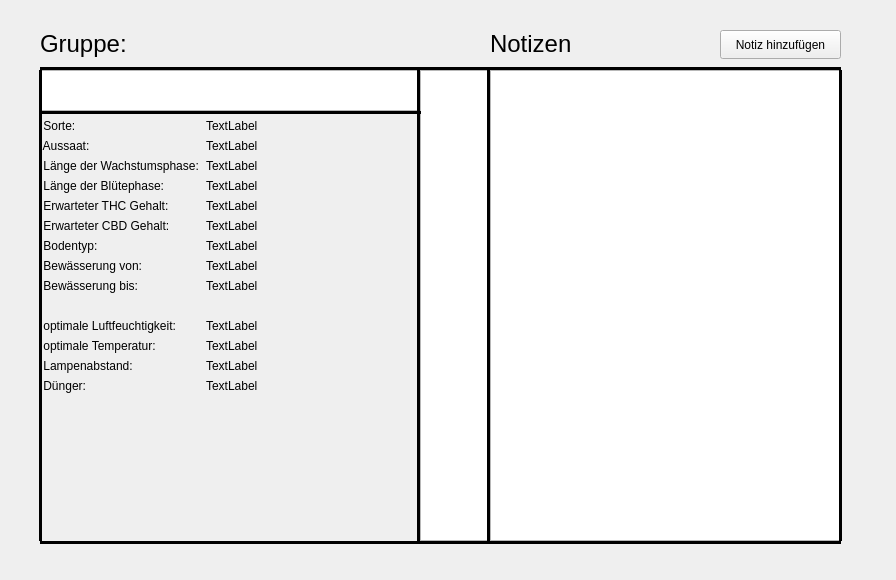
<?xml version="1.0" encoding="UTF-8"?>
<ui version="4.0">
 <class>GroupDialog</class>
 <widget class="QDialog" name="GroupDialog">
  <property name="geometry">
   <rect>
    <x>0</x>
    <y>0</y>
    <width>896</width>
    <height>580</height>
   </rect>
  </property>
  <property name="sizePolicy">
   <sizepolicy hsizetype="Expanding" vsizetype="Expanding">
    <horstretch>10</horstretch>
    <verstretch>20</verstretch>
   </sizepolicy>
  </property>
  <property name="windowTitle">
   <string>Dialog</string>
  </property>
  <widget class="QWidget" name="verticalLayoutWidget">
   <property name="geometry">
    <rect>
     <x>40</x>
     <y>119</y>
     <width>381</width>
     <height>427</height>
    </rect>
   </property>
   <layout class="QGridLayout" name="gridLayout" columnstretch="0,0">
    <property name="sizeConstraint">
     <enum>QLayout::SetFixedSize</enum>
    </property>
    <property name="horizontalSpacing">
     <number>7</number>
    </property>
    <item row="5" column="0">
     <widget class="QLabel" name="label_5">
      <property name="text">
       <string> Länge der Blütephase:</string>
      </property>
     </widget>
    </item>
    <item row="7" column="1">
     <widget class="QLabel" name="cbdLabel">
      <property name="text">
       <string>TextLabel</string>
      </property>
     </widget>
    </item>
    <item row="2" column="1">
     <widget class="QLabel" name="ageLabel">
      <property name="text">
       <string>TextLabel</string>
      </property>
     </widget>
    </item>
    <item row="13" column="0">
     <widget class="QLabel" name="label_9">
      <property name="text">
       <string> optimale Temperatur:</string>
      </property>
     </widget>
    </item>
    <item row="16" column="0">
     <spacer name="horizontalSpacer_2">
      <property name="orientation">
       <enum>Qt::Horizontal</enum>
      </property>
      <property name="sizeType">
       <enum>QSizePolicy::Fixed</enum>
      </property>
      <property name="sizeHint" stdset="0">
       <size>
        <width>20</width>
        <height>20</height>
       </size>
      </property>
     </spacer>
    </item>
    <item row="8" column="1">
     <widget class="QLabel" name="soilLabel">
      <property name="text">
       <string>TextLabel</string>
      </property>
     </widget>
    </item>
    <item row="12" column="0">
     <widget class="QLabel" name="label">
      <property name="text">
       <string> optimale Luftfeuchtigkeit:</string>
      </property>
     </widget>
    </item>
    <item row="8" column="0">
     <widget class="QLabel" name="label_8">
      <property name="text">
       <string> Bodentyp:</string>
      </property>
     </widget>
    </item>
    <item row="14" column="0">
     <widget class="QLabel" name="label_10">
      <property name="text">
       <string> Lampenabstand:</string>
      </property>
     </widget>
    </item>
    <item row="9" column="1">
     <widget class="QLabel" name="lowerThresholdLabel">
      <property name="text">
       <string>TextLabel</string>
      </property>
     </widget>
    </item>
    <item row="4" column="0">
     <widget class="QLabel" name="label_4">
      <property name="text">
       <string> Länge der Wachstumsphase:</string>
      </property>
     </widget>
    </item>
    <item row="10" column="1">
     <widget class="QLabel" name="upperThresholdLabel">
      <property name="text">
       <string>TextLabel</string>
      </property>
     </widget>
    </item>
    <item row="15" column="0">
     <widget class="QLabel" name="label_11">
      <property name="text">
       <string> Dünger:</string>
      </property>
     </widget>
    </item>
    <item row="10" column="0">
     <widget class="QLabel" name="label_13">
      <property name="text">
       <string> Bewässerung bis:</string>
      </property>
     </widget>
    </item>
    <item row="5" column="1">
     <widget class="QLabel" name="floweringLabel">
      <property name="text">
       <string>TextLabel</string>
      </property>
     </widget>
    </item>
    <item row="4" column="1">
     <widget class="QLabel" name="growLabel">
      <property name="text">
       <string>TextLabel</string>
      </property>
     </widget>
    </item>
    <item row="7" column="0">
     <widget class="QLabel" name="label_7">
      <property name="text">
       <string> Erwarteter CBD Gehalt:</string>
      </property>
     </widget>
    </item>
    <item row="2" column="0">
     <widget class="QLabel" name="label_3">
      <property name="text">
       <string> Aussaat:</string>
      </property>
     </widget>
    </item>
    <item row="11" column="0" colspan="2">
     <spacer name="horizontalSpacer">
      <property name="orientation">
       <enum>Qt::Horizontal</enum>
      </property>
      <property name="sizeHint" stdset="0">
       <size>
        <width>40</width>
        <height>20</height>
       </size>
      </property>
     </spacer>
    </item>
    <item row="12" column="1">
     <widget class="QLabel" name="humidityLabel">
      <property name="text">
       <string>TextLabel</string>
      </property>
     </widget>
    </item>
    <item row="15" column="1" rowspan="3">
     <widget class="QLabel" name="fertilizerLabel">
      <property name="text">
       <string>TextLabel</string>
      </property>
      <property name="alignment">
       <set>Qt::AlignLeading|Qt::AlignLeft|Qt::AlignTop</set>
      </property>
     </widget>
    </item>
    <item row="1" column="0">
     <widget class="QLabel" name="label_2">
      <property name="text">
       <string> Sorte:</string>
      </property>
     </widget>
    </item>
    <item row="6" column="1">
     <widget class="QLabel" name="thcLabel">
      <property name="text">
       <string>TextLabel</string>
      </property>
     </widget>
    </item>
    <item row="9" column="0">
     <widget class="QLabel" name="label_12">
      <property name="text">
       <string> Bewässerung von:</string>
      </property>
     </widget>
    </item>
    <item row="1" column="1">
     <widget class="QLabel" name="strainLabel">
      <property name="text">
       <string>TextLabel</string>
      </property>
     </widget>
    </item>
    <item row="17" column="0">
     <spacer name="horizontalSpacer_3">
      <property name="orientation">
       <enum>Qt::Horizontal</enum>
      </property>
      <property name="sizeType">
       <enum>QSizePolicy::Fixed</enum>
      </property>
      <property name="sizeHint" stdset="0">
       <size>
        <width>20</width>
        <height>20</height>
       </size>
      </property>
     </spacer>
    </item>
    <item row="6" column="0">
     <widget class="QLabel" name="label_6">
      <property name="text">
       <string> Erwarteter THC Gehalt:</string>
      </property>
     </widget>
    </item>
    <item row="14" column="1">
     <widget class="QLabel" name="lampLabel">
      <property name="text">
       <string>TextLabel</string>
      </property>
     </widget>
    </item>
    <item row="13" column="1">
     <widget class="QLabel" name="temperatureLabel">
      <property name="text">
       <string>TextLabel</string>
      </property>
     </widget>
    </item>
   </layout>
  </widget>
  <widget class="QLabel" name="groupLabel">
   <property name="geometry">
    <rect>
     <x>40</x>
     <y>20</y>
     <width>186</width>
     <height>47</height>
    </rect>
   </property>
   <property name="font">
    <font>
     <pointsize>18</pointsize>
    </font>
   </property>
   <property name="text">
    <string>Gruppe:</string>
   </property>
  </widget>
  <widget class="QListWidget" name="plantListWidget">
   <property name="enabled">
    <bool>true</bool>
   </property>
   <property name="geometry">
    <rect>
     <x>40</x>
     <y>70</y>
     <width>381</width>
     <height>41</height>
    </rect>
   </property>
   <property name="sizePolicy">
    <sizepolicy hsizetype="Expanding" vsizetype="Expanding">
     <horstretch>0</horstretch>
     <verstretch>0</verstretch>
    </sizepolicy>
   </property>
   <property name="flow">
    <enum>QListView::LeftToRight</enum>
   </property>
  </widget>
  <widget class="QListWidget" name="weekListWidget">
   <property name="geometry">
    <rect>
     <x>420</x>
     <y>70</y>
     <width>71</width>
     <height>471</height>
    </rect>
   </property>
  </widget>
  <widget class="QListWidget" name="notesListWidget">
   <property name="geometry">
    <rect>
     <x>490</x>
     <y>70</y>
     <width>351</width>
     <height>471</height>
    </rect>
   </property>
  </widget>
  <widget class="Line" name="line">
   <property name="geometry">
    <rect>
     <x>40</x>
     <y>110</y>
     <width>381</width>
     <height>4</height>
    </rect>
   </property>
   <property name="sizePolicy">
    <sizepolicy hsizetype="Minimum" vsizetype="Fixed">
     <horstretch>0</horstretch>
     <verstretch>0</verstretch>
    </sizepolicy>
   </property>
   <property name="font">
    <font>
     <kerning>true</kerning>
     <fontweight>Thin</fontweight>
    </font>
   </property>
   <property name="frameShadow">
    <enum>QFrame::Plain</enum>
   </property>
   <property name="lineWidth">
    <number>3</number>
   </property>
   <property name="orientation">
    <enum>Qt::Horizontal</enum>
   </property>
  </widget>
  <widget class="Line" name="line_2">
   <property name="geometry">
    <rect>
     <x>40</x>
     <y>540</y>
     <width>801</width>
     <height>4</height>
    </rect>
   </property>
   <property name="sizePolicy">
    <sizepolicy hsizetype="Ignored" vsizetype="Ignored">
     <horstretch>0</horstretch>
     <verstretch>0</verstretch>
    </sizepolicy>
   </property>
   <property name="frameShadow">
    <enum>QFrame::Plain</enum>
   </property>
   <property name="lineWidth">
    <number>3</number>
   </property>
   <property name="orientation">
    <enum>Qt::Horizontal</enum>
   </property>
  </widget>
  <widget class="Line" name="line_3">
   <property name="geometry">
    <rect>
     <x>480</x>
     <y>70</y>
     <width>16</width>
     <height>471</height>
    </rect>
   </property>
   <property name="font">
    <font>
     <kerning>false</kerning>
    </font>
   </property>
   <property name="frameShadow">
    <enum>QFrame::Plain</enum>
   </property>
   <property name="lineWidth">
    <number>3</number>
   </property>
   <property name="orientation">
    <enum>Qt::Vertical</enum>
   </property>
  </widget>
  <widget class="Line" name="line_4">
   <property name="geometry">
    <rect>
     <x>830</x>
     <y>70</y>
     <width>20</width>
     <height>471</height>
    </rect>
   </property>
   <property name="frameShadow">
    <enum>QFrame::Plain</enum>
   </property>
   <property name="lineWidth">
    <number>3</number>
   </property>
   <property name="orientation">
    <enum>Qt::Vertical</enum>
   </property>
  </widget>
  <widget class="Line" name="line_5">
   <property name="geometry">
    <rect>
     <x>410</x>
     <y>70</y>
     <width>16</width>
     <height>471</height>
    </rect>
   </property>
   <property name="font">
    <font>
     <kerning>false</kerning>
    </font>
   </property>
   <property name="frameShadow">
    <enum>QFrame::Plain</enum>
   </property>
   <property name="lineWidth">
    <number>3</number>
   </property>
   <property name="orientation">
    <enum>Qt::Vertical</enum>
   </property>
  </widget>
  <widget class="Line" name="line_6">
   <property name="geometry">
    <rect>
     <x>30</x>
     <y>70</y>
     <width>20</width>
     <height>471</height>
    </rect>
   </property>
   <property name="frameShadow">
    <enum>QFrame::Plain</enum>
   </property>
   <property name="lineWidth">
    <number>3</number>
   </property>
   <property name="orientation">
    <enum>Qt::Vertical</enum>
   </property>
  </widget>
  <widget class="Line" name="line_7">
   <property name="geometry">
    <rect>
     <x>40</x>
     <y>60</y>
     <width>801</width>
     <height>16</height>
    </rect>
   </property>
   <property name="sizePolicy">
    <sizepolicy hsizetype="Minimum" vsizetype="Fixed">
     <horstretch>0</horstretch>
     <verstretch>0</verstretch>
    </sizepolicy>
   </property>
   <property name="font">
    <font>
     <kerning>false</kerning>
     <fontweight>Thin</fontweight>
    </font>
   </property>
   <property name="frameShadow">
    <enum>QFrame::Plain</enum>
   </property>
   <property name="lineWidth">
    <number>3</number>
   </property>
   <property name="orientation">
    <enum>Qt::Horizontal</enum>
   </property>
  </widget>
  <widget class="QLabel" name="notesLabel">
   <property name="geometry">
    <rect>
     <x>490</x>
     <y>20</y>
     <width>186</width>
     <height>47</height>
    </rect>
   </property>
   <property name="font">
    <font>
     <pointsize>18</pointsize>
    </font>
   </property>
   <property name="text">
    <string>Notizen</string>
   </property>
  </widget>
  <widget class="QPushButton" name="addNoteButton">
   <property name="geometry">
    <rect>
     <x>720</x>
     <y>30</y>
     <width>121</width>
     <height>29</height>
    </rect>
   </property>
   <property name="font">
    <font>
     <hintingpreference>PreferNoHinting</hintingpreference>
    </font>
   </property>
   <property name="text">
    <string>Notiz hinzufügen</string>
   </property>
   <property name="autoDefault">
    <bool>false</bool>
   </property>
   <property name="default">
    <bool>false</bool>
   </property>
   <property name="flat">
    <bool>false</bool>
   </property>
  </widget>
  <widget class="QTextEdit" name="noteEdit">
   <property name="enabled">
    <bool>true</bool>
   </property>
   <property name="geometry">
    <rect>
     <x>490</x>
     <y>70</y>
     <width>351</width>
     <height>471</height>
    </rect>
   </property>
  </widget>
  <zorder>noteEdit</zorder>
  <zorder>verticalLayoutWidget</zorder>
  <zorder>groupLabel</zorder>
  <zorder>plantListWidget</zorder>
  <zorder>weekListWidget</zorder>
  <zorder>notesListWidget</zorder>
  <zorder>line</zorder>
  <zorder>line_3</zorder>
  <zorder>line_5</zorder>
  <zorder>line_6</zorder>
  <zorder>line_7</zorder>
  <zorder>notesLabel</zorder>
  <zorder>addNoteButton</zorder>
  <zorder>line_4</zorder>
  <zorder>line_2</zorder>
 </widget>
 <resources/>
 <connections/>
</ui>
